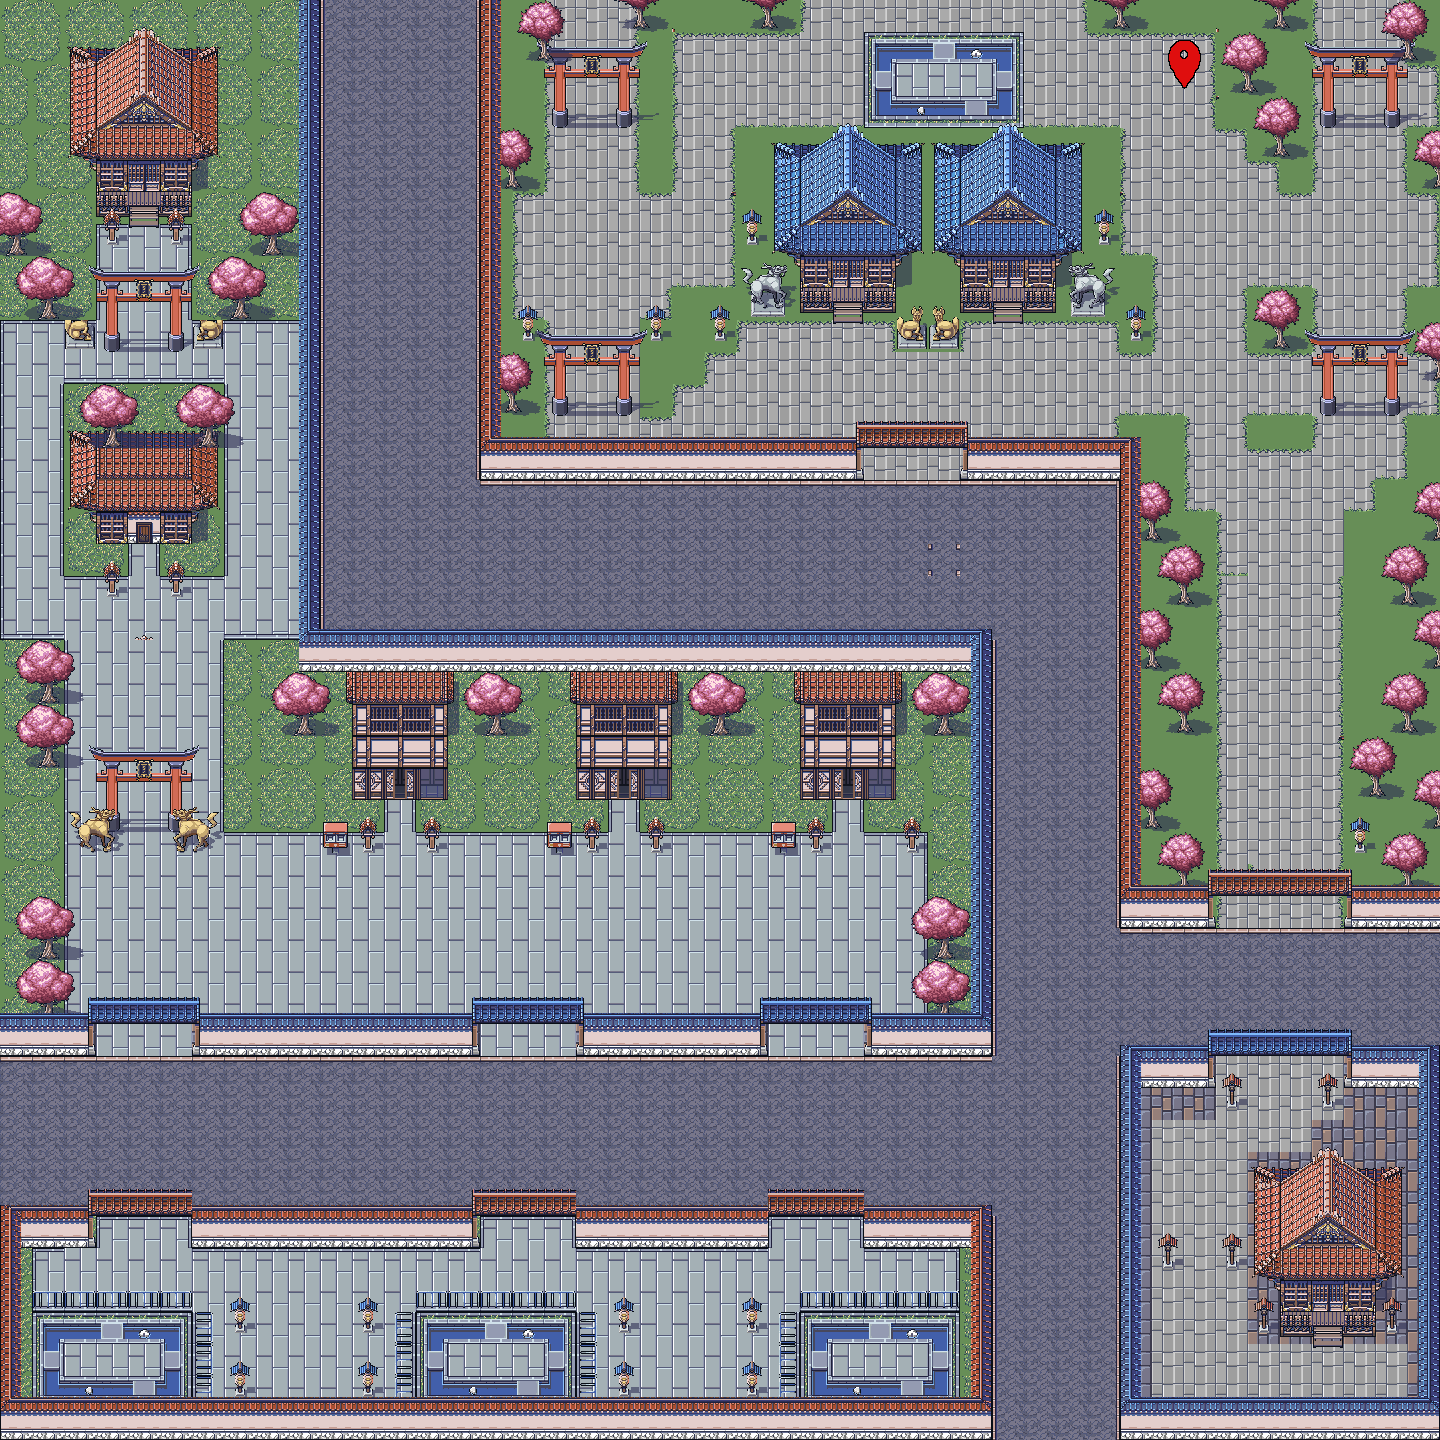

A level layout from a 2D game, rendered from its tile map. Below: a short description, then the map file with tile-grid data replaced by summaries:
An orthogonal 45x45 tile map with 32x32 px tiles, 5 tile layers (jpgroundLayer, jpfloorLayer, jpbuildingLayer, jpobjectLayer, ...), 2 tilesets and 1 object (start).

<map version="1.9" tiledversion="1.9.2" orientation="orthogonal" renderorder="right-down" width="45" height="45" tilewidth="32" tileheight="32" infinite="0" nextlayerid="9" nextobjectid="4">
 <editorsettings>
  <export target="japanMap.tmj" format="json" />
 </editorsettings>
 <tileset firstgid="1" name="japan" tilewidth="32" tileheight="32" tilecount="2592" columns="96">
  <image source="RuralJapan_Shadows_32x 32.png" width="3072" height="864" />
 </tileset>
 <tileset firstgid="2593" name="teleport" tilewidth="32" tileheight="32" tilecount="4" columns="2">
  <image source="teleport-point.png" width="64" height="64" />
 </tileset>
 <layer id="1" name="jpgroundLayer" width="45" height="45">
  <data>[2025 cells, 2025 non-empty, 11 distinct tile ids]</data>
 </layer>
 <layer id="6" name="jpfloorLayer" width="45" height="45">
  <data>[2025 cells, 1085 non-empty, 40 distinct tile ids]</data>
 </layer>
 <layer id="4" name="jpbuildingLayer" width="45" height="45">
  <data>[2025 cells, 295 non-empty, 101 distinct tile ids]</data>
 </layer>
 <objectgroup id="8" name="objectLayer">
  <object id="3" name="start" x="1182" y="96">
   <point />
  </object>
 </objectgroup>
 <layer id="5" name="jpobjectLayer" width="45" height="45">
  <data>[2025 cells, 306 non-empty, 43 distinct tile ids]</data>
 </layer>
 <layer id="7" name="jpwallLayer" width="45" height="45">
  <data>[2025 cells, 377 non-empty, 38 distinct tile ids]</data>
 </layer>
</map>
